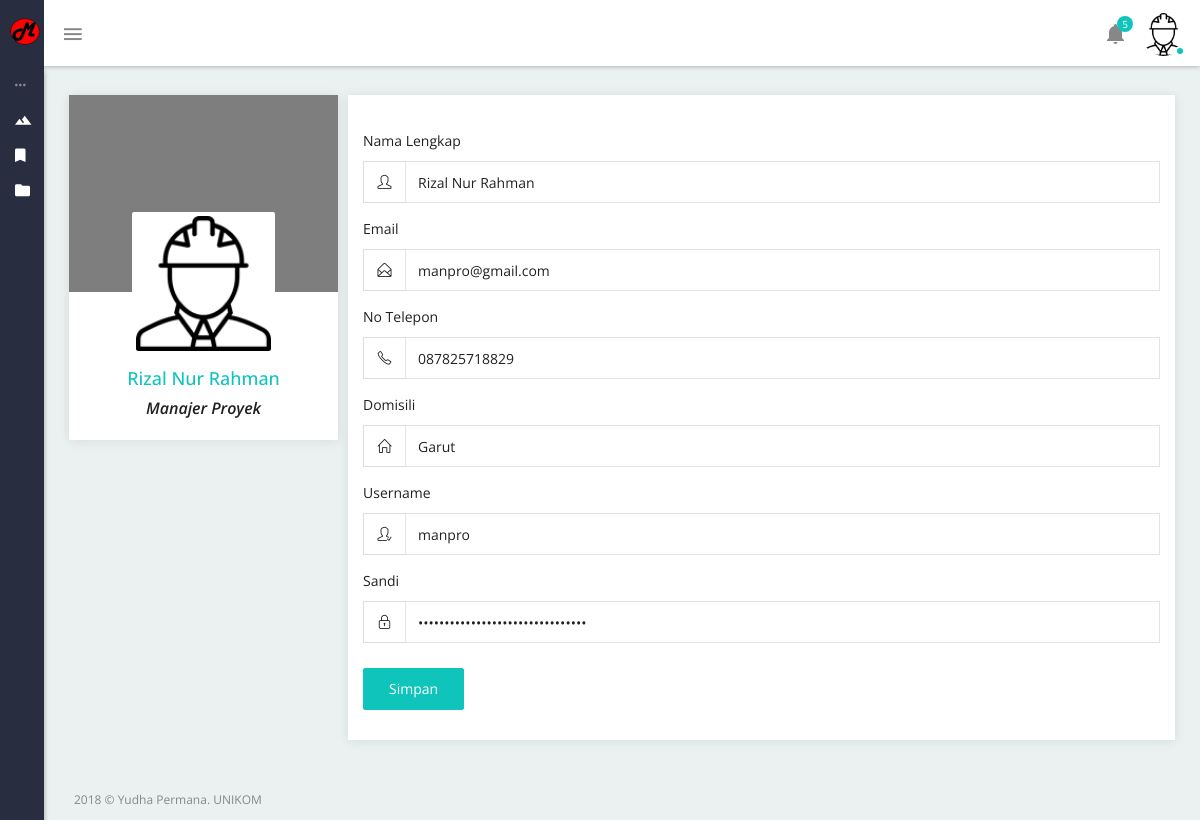
Page /app/view/page/front/profil.php?id=1 (signed in) on the committed database.
### tables this page shows
CREATE TABLE `pegawai` (
  `peg_id` int(11) NOT NULL,
  `peg_nama` varchar(70) NOT NULL,
  `peg_email` varchar(50) NOT NULL,
  `peg_no_tlp` varchar(13) NOT NULL,
  `peg_domisili` varchar(50) NOT NULL,
  `peg_status` enum('Tetap','Kontrak') NOT NULL,
  `peg_hak_akses` tinyint(1) NOT NULL,
  `pgna_id` int(11) DEFAULT NULL,
  `jbtn_id` int(11) NOT NULL
);

CREATE TABLE `jabatan` (
  `jbtn_id` int(11) NOT NULL,
  `jbtn_nama` varchar(30) NOT NULL
);

CREATE TABLE `pengguna` (
  `pgna_id` int(11) NOT NULL,
  `pgna_username` varchar(30) NOT NULL,
  `pgna_sandi` varchar(50) NOT NULL,
  `pgna_status` int(11) NOT NULL
);

### app/controller/Controller.php (called while the page is built, shortened)
<?php
	class Controller
	{
		public static function model($className) {
			if (file_exists(dirname(__FILE__)."/../model/".$className . '.php')) {
		        $model = new $className();
		        return $model;
		    }
		    return false;
	    }
	}
?>

### app/controller/PegawaiController.php (called while the page is built, shortened)
<?php
	include "Controller.php";
	class PegawaiController extends Controller{
		private $controller = 'PegawaiController.php';
		public $table_data = 'pegawai';
		public $model_main;
		function __construct()
	    {
	    	$this->path_controller = "../../../controller/".$this->controller;
	    	$this->model_main = $this->model('Pegawai');
	    	$this->jabatan = $this->model('Jabatan');
	    }
	    public function ubah(){
	    	$data[$this->table_data] = $this->model_main->getDataPegawaiByID($_GET["id"]);
	    	$data['jabatan'] = $this->jabatan->getDataAll();
	    	return $data;
	    }
	}
	$PegawaiController = new PegawaiController();
?>

### app/model/Database.php (called while the page is built, shortened)
<?php
    if (!class_exists('Database')) {
		class Database
		{
			public function open_connection(){
				$conn = new mysqli(App::DB_HOST, App::DB_USER, App::DB_PASS, App::DB_DB);
				return $conn;
	        }
			public function select($field,$table){
				$conn = $this->open_connection();
				$sql = "SELECT ".$field." FROM `".$table."`";
	            $data = mysqli_query($conn,$sql);
	            $result = mysqli_fetch_all($data, MYSQLI_ASSOC);
	            return $result;
			}
			public function raw($sql){
				$conn = $this->open_connection();
	            $data = mysqli_query($conn,$sql);
	            $result = mysqli_fetch_all($data, MYSQLI_ASSOC);
	            return $result;
			}
		}
	}
?>

### app/model/Pegawai.php (called while the page is built, shortened)
<?php
	include "Database.php";
	class Pegawai extends Database{
	    public function getDataPegawaiByID($id){
	    	$result = $this->raw("SELECT * FROM `pegawai` a LEFT JOIN `pengguna` b on a.`pgna_id` = b.`pgna_id` JOIN `jabatan` c on a.`jbtn_id` = c.`jbtn_id` where a.`peg_id` = '$id' ");
	     	return $result;
	    }
	}
?>

### app/model/Jabatan.php (called while the page is built, shortened)
<?php
	include "Database.php";
	class Jabatan extends Database{
		private $table = "jabatan";
	    public function getDataAll(){
	    	$result = $this->select('*',$this->table);
	     	return $result;
	    }
	}
?>

### app/view/page/front/profil.php (the view, shortened to what this page needs)
    <?php
        require_once('../../../controller/PegawaiController.php');
        $data = $PegawaiController->ubah();
    ?>
    <?php require_once('../../layouts/header.php');  ?>
    <div class="container-fluid pt-25">
        <div class="row">
            <div class="col-lg-3 col-xs-12">
                <div class="panel panel-default card-view  pa-0">
                    <div class="panel-wrapper collapse in">
                        <div class="panel-body  pa-0">
                            <div class="profile-box">
                                <div class="profile-cover-pic">
                                    <div class="profile-image-overlay" style="background-image: url(../../../../assets/img/background.jpg) !important;background-size: cover;background-repeat: no-repeat;background-position: center center;"></div>
                                </div>
                                <div class="profile-info text-center">
                                    <div class="profile-img-wrap">
                                        <img class="inline-block mb-10" src="../../../../assets/img/icon-peg.png" alt="user"/>
                                    </div>
                                    <h5 class="block mt-10 mb-5 weight-500 capitalize-font txt-primary"><?php echo $data[$PegawaiController->table_data][0]['peg_nama']; ?></h5>
                                    <h6 class="block capitalize-font pb-20"><?php echo $data[$PegawaiController->table_data][0]['jbtn_nama']; ?></h6>
                                </div>
                            </div>
                        </div>
                    </div>
                </div>
            </div>
            <div class="col-lg-9 col-xs-12">
                <div class="panel panel-default card-view pa-0">
                    <div class="panel-wrapper collapse in">
                        <div  class="panel-body pb-0">
                            <div  class="tab-struct custom-tab-1">
                                <div class="tab-content" id="myTabContent_8">
                                    <div  id="profile_8" class="tab-pane fade active in" role="tabpanel">
                                        <div class="row">
                                            <div class="col-lg-12">
                                                <div class="">
                                                    <div class="panel-wrapper collapse in">
                                                        <div class="panel-body pa-0">
                                                            <div class="col-sm-12 col-xs-12">
                                                                <div class="form-wrap">
                                                                    <form data-toggle="validator" role="form" action="<?php echo $PegawaiController->path_controller; ?>" method="POST">
                                                                        <div class="form-body overflow-hide">
                                                                            <div class="form-group">
                                                                                <label class="control-label mb-10" for="peg_nama">Nama Lengkap</label>
                                                                                <div class="input-group">
                                                                                    <div class="input-group-addon"><i class="icon-user"></i></div>
                                                                                    <input type="text" class="form-control" name="peg_nama" data-error="Data nama lengkap harus diisi" required value="<?php echo $data[$PegawaiController->table_data][0]['peg_nama']; ?>">
                                                                                </div>
                                                                            </div>
                                                                            <div class="form-group">
                                                                                <label class="control-label mb-10" for="exampleInputEmail_1">Email</label>
                                                                                <div class="input-group">
                                                                                    <div class="input-group-addon"><i class="icon-envelope-open"></i></div>
                                                                                    <input type="email" class="form-control" name="peg_email" data-error="Data email salah" required value="<?php echo $data[$PegawaiController->table_data][0]['peg_email']; ?>">
                                                                                </div>
                                                                            </div>
                                                                            <div class="form-group">
                                                                                <label class="control-label mb-10" for="exampleInputContact_1">No Telepon</label>
                                                                                <div class="input-group">
                                                                                    <div class="input-group-addon"><i class="icon-phone"></i></div>
                                                                                    <input type="text" class="form-control" name="peg_no_tlp" data-error="Data no telepon harus diisi" required value="<?php echo $data[$PegawaiController->table_data][0]['peg_no_tlp']; ?>">
                                                                                </div>
                                                                            </div>
                                                                            <div class="form-group">
                                                                                <label class="control-label mb-10" for="exampleInputuname_1">Domisili</label>
                                                                                <div class="input-group">
                                                                                    <div class="input-group-addon"><i class="icon-home"></i></div>
                                                                                    <input type="text" class="form-control" name="peg_domisili" data-error="Data domisili harus diisi" required value="<?php echo $data[$PegawaiController->table_data][0]['peg_domisili']; ?>">
                                                                                </div>
                                                                            </div>
                                                                            <div class="form-group">
                                                                                <label class="control-label mb-10" for="exampleInputuname_1">Username</label>
                                                                                <div class="input-group">
                                                                                    <div class="input-group-addon"><i class="icon-user-following"></i></div>
                                                                                    <input type="text" class="form-control" name="pgna_username" id="pgna_username" data-error="Data username harus diisi" required value="<?php echo $data[$PegawaiController->table_data][0]['pgna_username']; ?>">
                                                                                </div>
                                                                            </div>
                                                                            <div class="form-group">
                                                                                <label class="control-label mb-10" for="exampleInputpwd_1">Sandi</label>
                                                                                <div class="input-group">
                                                                                    <div class="input-group-addon"><i class="icon-lock"></i></div>
                                                                                    <input type="password" class="form-control" name="pgna_sandi" id="pgna_sandi" data-error="Data sandi harus diisi" required value="<?php echo $data[$PegawaiController->table_data][0]['pgna_sandi']; ?>">
                                                                                </div>
                                                                            </div>
                                                                        </div>
                                                                        <div class="form-actions mt-10">
                                                                            <button type="submit" class="btn btn-primary mr-10 mb-30">Simpan</button>
                                                                        </div>
                                                                    </form>
                                                                </div>
                                                            </div>
                                                        </div>
                                                    </div>
                                                </div>
                                            </div>
                                        </div>
                                    </div>
                                </div>
                            </div>
                        </div>
                    </div>
                </div>
            </div>
        </div>
    </div>
    <?php require_once('../../layouts/footer.php');  ?>
</body>
</html>

### rows in the picture
pegawai: peg_nama "Rizal Nur Rahman", jbtn.jbtn_nama "Manajer Proyek", peg_email "manpro@gmail.com", peg_no_tlp "087825718829", peg_domisili "Garut", pgna_username "manpro"
